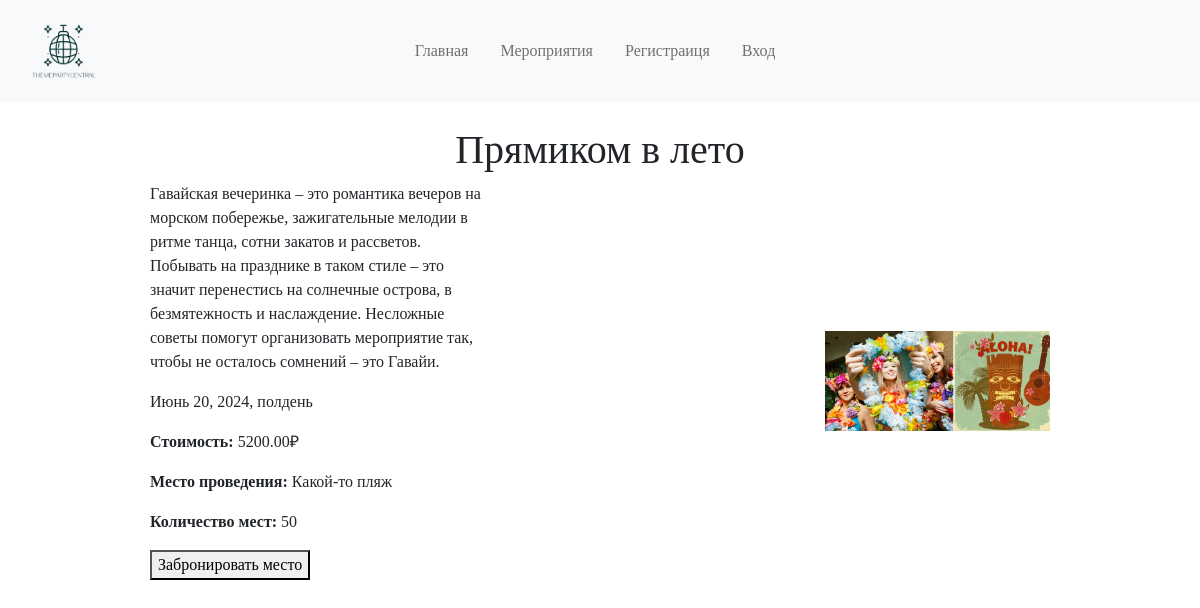
The app's page /events/1/ with its own data.
### events/models.py (models this page shows, shortened)
class Events(models.Model):
    name = models.CharField(max_length=128, verbose_name='Названние')
    description = models.TextField(verbose_name='Описание')
    topic = models.ForeignKey(Topic, on_delete=models.CASCADE, verbose_name='Тематика')
    image = models.ImageField(upload_to="%Y/%m/%d", verbose_name='Изображение')
    video = models.CharField(max_length=128, verbose_name='Видео')
    date = models.DateTimeField(verbose_name='Дата проведения')
    place = models.CharField(max_length=128, verbose_name='Место проведения')
    price = models.DecimalField(max_digits=8, decimal_places=2, verbose_name='Цена')
    seats = models.CharField(max_length=128, verbose_name='Количество мест')
    class Meta:
        verbose_name = 'Мероприятие'
        verbose_name_plural = 'Мероприятия'

### events/views.py (the view)
# urls.py: path('<int:pk>/', event_id_view, name='event_detail'),
def event_id_view(requset, pk):
    pk = get_object_or_404(Events, pk=pk)
    context = {'pk':pk, 'page':'events'}
    return render(requset, "evetns/events_detail.html", context)

### events/templates/evetns/events_detail.html (shortened to what this page needs)
{% extends 'root.html' %}
{% block content %}
<div class="course-detail d-flex flex-column align-items-center">
        <h1 class="text-center mt-4">{{ pk.name }}</h1>
        <div class="course-detail-block1 w-75 d-flex align-items-center">
            <div class="course-detail-bock1-content d-flex flex-row align-items-center">
                <div class="block1-description">
                    <p class="block1-text w-50">{{ pk.description }}</p>
                    <p class="block1-text w-50">{{ pk.date }}</p>
                    <p class="block1-text w-50"><b>Стоимость: </b>{{ pk.price }}&#8381 </p>
                    <p class="block1-text w-50"><b>Место проведения: </b>{{ pk.place }}</p>
                    <p class="block1-text w-50"><b>Количество мест: </b>{{ pk.seats }}</p>
                    <a href="{% url 'events:book_event' pk.id %}"><button class="block1-btn">Забронировать место</button></a>
                </div>
                <img src="{{ pk.image.url }}" class="w-25">
            </div>
        </div>
    </div>
{% endblock %}

### static/css/style.css (style rules this page uses)
body { font-family: 'Century Gothic'; }

### records on screen
Events: name "Прямиком в лето", description "Гавайская вечеринка – это романтика вечеров на морском побережье, зажигательные мелодии в ритме танца, сотни закатов и рассветов. Побывать на празднике в таком стиле – это значит перенестись на солнечные острова, в безмятежность и наслаждение. Несложные советы помогут организовать мероприятие так, чтобы не осталось сомнений – это Гавайи.", date "Июнь 20, 2024, полдень", price "5200.00", place "Какой-то пляж", seats "50", image (picture)
